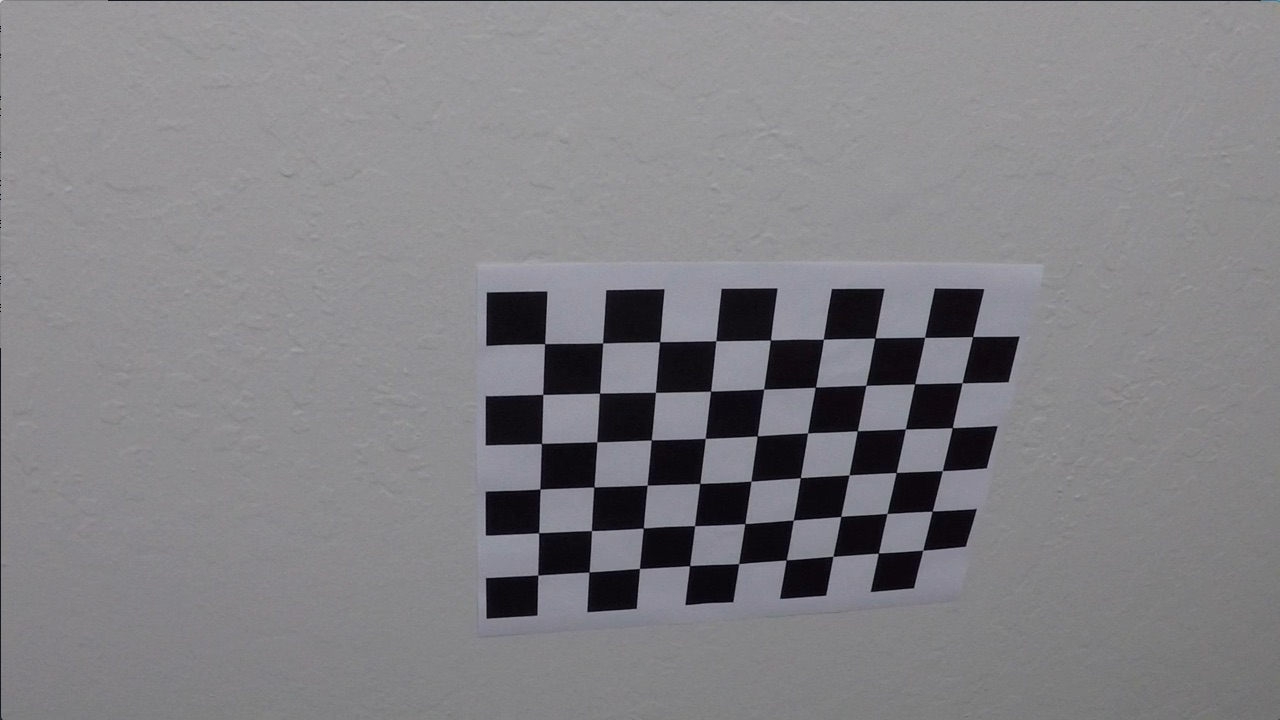
#> input picture camera_cal/calibration10.jpg, 1280 x 720 px; its folder holds only this picture in this run; the run also reads 1 picture not shown here
$ jupyter execute --allow-errors P2.ipynb   (shell and % lines are left out)   (older library calls are emulated)
#> lines starting #> are read from the running program, lines starting #| are printed output that depends on the picture; after the words box and inside, x2 and y2 are one past the last pixel; in counts of white or black regions, pixels touching at a corner belong together
## Advanced Lane Finding Project

The goals / steps of this project are the following:

* Compute the camera calibration matrix and distortion coefficients given a set of chessboard images.
* Apply a distortion correction to raw images.
* Use color transforms, gradients, etc., to create a thresholded binary image.
* Apply a perspective transform to rectify binary image ("birds-eye view").
* Detect lane pixels and fit to find the lane boundary.
* Determine the curvature of the lane and vehicle position with respect to center.
* Warp the detected lane boundaries back onto the original image.
* Output visual display of the lane boundaries and numerical estimation of lane curvature and vehicle position.

---
## First, I'll compute the camera calibration using chessboard images

[cell 1]
import numpy as np
import cv2
import glob
import matplotlib.pyplot as plt

# prepare object points, like (0,0,0), (1,0,0), (2,0,0) ....,(6,5,0)
objp = np.zeros((6*9,3), np.float32)
objp[:,:2] = np.mgrid[0:9,0:6].T.reshape(-1,2)

# Arrays to store object points and image points from all the images.
objpoints = [] # 3d points in real world space
imgpoints = [] # 2d points in image plane.

# Make a list of calibration images
images = glob.glob('camera_cal/calibration*.jpg')
# Step through the list and search for chessboard corners
for fname in images:
    img = cv2.imread(fname)
#> img is the input picture: shape (720, 1280, 3); mean B, G, R 133.1, 129.4, 130.2
    gray = cv2.cvtColor(img,cv2.COLOR_BGR2GRAY)

    # Find the chessboard corners
    ret, corners = cv2.findChessboardCorners(gray, (9,6),None)
#> ret = True; corners = 54 rows, first 8: [545.3, 343.1], [602.7, 342.8], [660.1, 341.3], [715.8, 340.7], [770.6, 340], [823.5, 339.2], [874.3, 338.5], [925.1, 337.4]

    # If found, add object points, image points
    if ret == True:
        objpoints.append(objp)
        imgpoints.append(corners)

        # Draw and display the corners
        img = cv2.drawChessboardCorners(img, (9,6), corners, ret)
#> img: shape (720, 1280, 3); 1.91% of pixels changed, all inside (x1, y1, x2, y2) = (532, 331, 980, 582)
        cv2.imshow('img',img)
        cv2.waitKey(500)

cv2.destroyAllWindows()

## Image Undistortion

[cell 2]
def cal_undistort(img, objpoints, imgpoints):
    ret, mtx, dist, revcs, tves = cv2.calibrateCamera(objpoints, imgpoints, img.shape[1:], None, None)
    undist = cv2.undistort(img, mtx, dist, None, mtx)
    return undist, mtx, dist;

for fname in images:
    img = cv2.imread(fname)
    undist, mtx, dist = cal_undistort(img, objpoints, imgpoints)
#> in cal_undistort, `ret, mtx, dist, revcs, tves = cv2.calibrateCamera(objpoints, imgpoints..`: ret = 0.694; mtx = [[354.2, 0, 506.7], [0, 354.1, -24.86], [0, 0, 1]]; dist = [[-0.0173, -0.00556, 0.0263, 0.0168, 0.000837]]; revcs = ([0.143, -0.0808, 0.0447],); tves = ([0.552, 6.09, 6.21],)
#> mtx = [[354.2, 0, 506.7], [0, 354.1, -24.86], [0, 0, 1]]; dist = [[-0.0173, -0.00556, 0.0263, 0.0168, 0.000837]]
    cv2.imshow('undistorted_image',undist)
    cv2.waitKey(50)
cv2.destroyAllWindows()

image1 = cv2.imread('camera_cal/calibration1.jpg')
#> (the rest of this cell did not finish here and is left out)

## Generate binary thresholded image

[cell 3]
#image = cv2.imread('test_images/straight_lines1.jpg')
image = cv2.imread('test_images/test4.jpg')
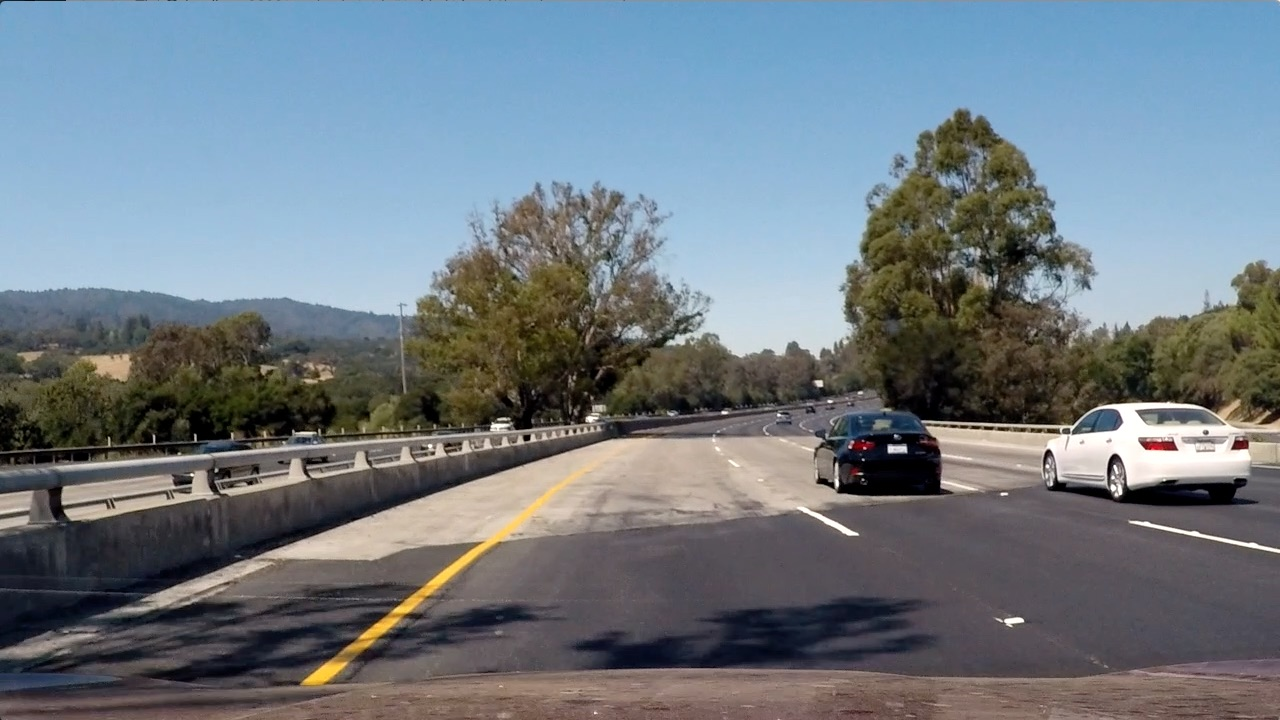
#> input picture test_images/test4.jpg, 1280 x 720 px
#> image is the input picture: shape (720, 1280, 3); mean B, G, R 130.9, 122.7, 112.2
def thresholded(img,s_thresh=(120,255),sx_thresh=(40,150)):
    img = np.copy(img)
    undist, mtx, dist = cal_undistort(img, objpoints, imgpoints)
    #cv2.imwrite('output_images/corrected_image.jpg',undist)
    #hls
    hls = cv2.cvtColor(undist, cv2.COLOR_RGB2HLS)
    s_channel = hls[: ,:, 2]
    l_channel = hls[: ,:, 1]
    #gray
    gray = cv2.cvtColor(undist, cv2.COLOR_RGB2GRAY)

    #sobel X
    sobelx = cv2.Sobel(gray, cv2. CV_64F, 1, 0, ksize=3)
    abs_sobelx = np.absolute(sobelx)
    scaled_sobelx = np.uint8(255*abs_sobelx /np.max(abs_sobelx))
    #threshold X
    sxbinary = np.zeros_like(scaled_sobelx)
    sxbinary[(scaled_sobelx >= sx_thresh[0]) & (scaled_sobelx <= sx_thresh[1])] = 1

    #threshols s&l
    s_binary = np.zeros_like(s_channel)
    s_binary[(s_channel >= s_thresh[0]) & (s_channel <= s_thresh[1])] = 1
    l_binary = np.zeros_like(l_channel)
    l_binary[(l_channel >= s_thresh[0]) & (l_channel <= s_thresh[1])] = 1

    combined_binary = np.zeros_like(sxbinary)
    combined_binary[((s_binary == 1)&(l_binary == 1))|(sxbinary == 1)] = 1

    return combined_binary
thresh_img = thresholded(image)
#> in thresholded, `undist, mtx, dist = cal_undistort(img, objpoints, imgpoints)`: mtx = [[354.2, 0, 506.7], [0, 354.1, -24.86], [0, 0, 1]]; dist = [[-0.0173, -0.00556, 0.0263, 0.0168, 0.000837]]
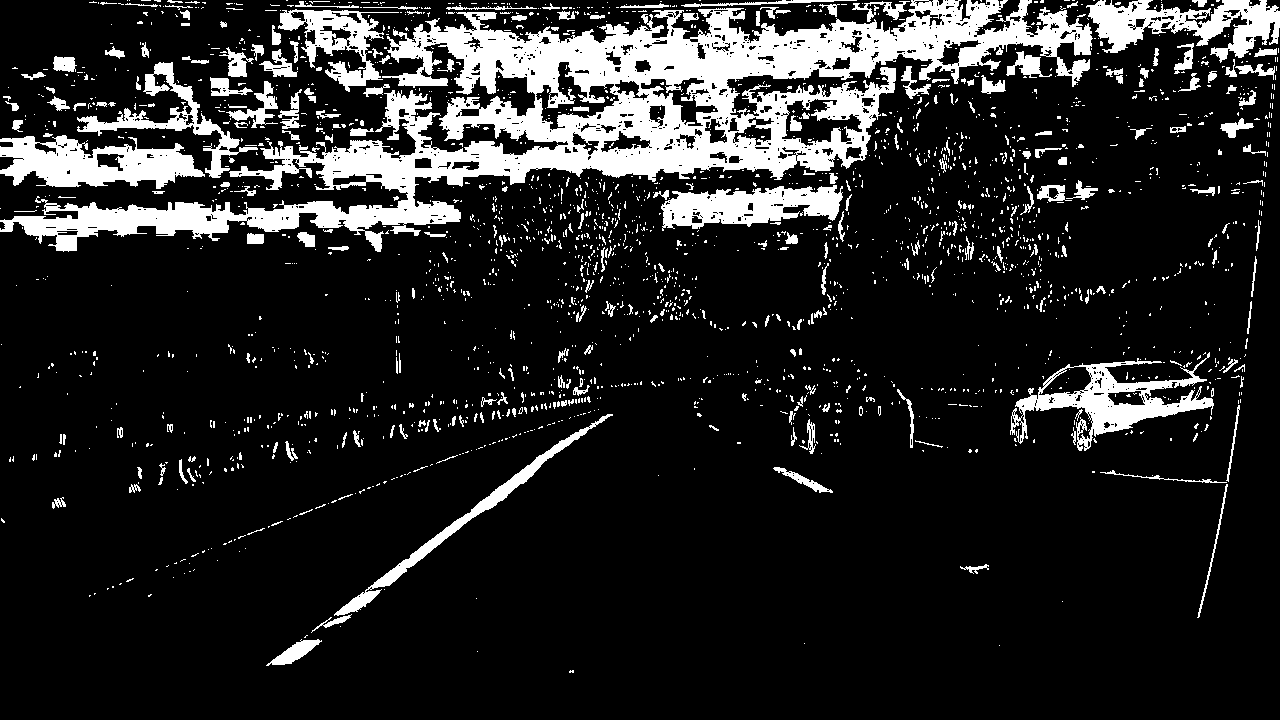
#> thresh_img: shape (720, 1280); values 0 (black) and 1 (white), 14.7% white; 2319 white regions (2047 under 20 px), largest, box (x1, y1, x2, y2) and area: (0, 0, 1093, 252) 73252, (0, 135, 205, 189) 6524, (1010, 352, 1214, 451) 5848
plt.imshow(thresh_img, cmap='gray')

cv2.imwrite('output_images/thresh_image.jpg',thresh_img)
#> Out = True

[cell 4]
#block use to select vertices
#image = cv2.imread('test_images/test4.jpg')
plt.imshow(thresh_img,cmap='gray')
print((img.shape[1], img.shape[0]))
#| (1280, 720)
plt.plot(280,img.shape[0],'.')
plt.plot(1120,img.shape[0],'.')
plt.plot(590,460,'.')
plt.plot(720,460,'.')

## Transpose image to create a bird-eye view

[cell 5]
def unwarp(img,mtx,dist):
    img_size = (img.shape[1], img.shape[0])
    #ret, mtx, dist, revcs, tves = cv2.calibrateCamera(objpoints, imgpoints, img.shape[1:], None, None)
    #undist = cv2.undistort(img, mtx, dist, None, mtx)
    src = np.float32(
        [[280, img.shape[0]], #bottom left
        [1120, img.shape[0]], #bottom right
        [590, 460], #top left
        [720, 460] #top right
        ])
    dst = np.float32(
        [[340, img.shape[0]],
        [1060, img.shape[0]],
        [340, 0],
        [1060, 0]
        ])
    M = cv2.getPerspectiveTransform(src, dst)
    warped = cv2.warpPerspective(img, M, img_size, flags=cv2.INTER_LINEAR)
    return warped, dst, src
unwarp_img, dst, src = unwarp(thresh_img, mtx, dist)
#> dst = [[340, 720], [1060, 720], [340, 0], [1060, 0]]; src = [[280, 720], [1120, 720], [590, 460], [720, 460]]
plt.imshow(unwarp_img,cmap='gray')
plt.figure()
unwarp_img_RGB, dst, src = unwarp(image, mtx, dist)
#> in unwarp (call 2), `warped = cv2.warpPerspective(img, M, img_size, flags=cv2.INTER_LINEAR)`:
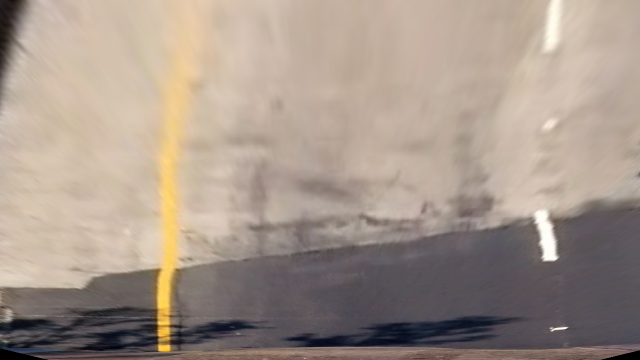
#> warped: shape (720, 1280, 3) (shown at 1/2 size); mean B, G, R 138.4, 149.7, 164.5
plt.imshow(unwarp_img_RGB)

cv2.imwrite('output_images/unwarp_image.jpg',unwarp_img_RGB)
'''original1 = cv2.line(image,(280,1280),(590,460),(255,0,0),2)
original2 = cv2.line(original1,(1120,1280),(720,460),(255,0,0),2)
original3 = cv2.line(original2,(590,460),(720,460),(255,0,0),2)
cv2.imshow('unwarp image',original3)
warped1 = cv2.line(unwarp_img_RGB,(280,1120),(280,0),(255,0,0),2)
warped2 = cv2.line(warped1,(1060,1280),(1060,0),(255,0,0),2)
cv2.imshow('warped image',warped2)
fig, (ax1, ax2) = plt.subplots(1,2)
ax1.imshow(image)
ax2.imshow(unwarp_img)
cv2.imshow('ori',image)
cv2.imshow('img',unwarp_img)'''

## Lane finding using sliding windows

[cell 6]
#sliding windows
def find_lane_pixels(img):
    histogram = np.sum(img[img.shape[0]//2:,:], axis=0)
    out_img = np.dstack((img, img, img))
    midpoint = np.int(histogram.shape[0]//2)
    leftx_base = np.argmax(histogram[:midpoint])
    rightx_base = np.argmax(histogram[midpoint:]) + midpoint

    nwindows = 15
    margin = 50
    minpix = 50

    window_height = np.int(img.shape[0]//nwindows)
    nonzero = img.nonzero()
    nonzeroy = np.array(nonzero[0])
    nonzerox = np.array(nonzero[1])
    leftx_current = leftx_base
    rightx_current = rightx_base

    left_lane_inds = []
    right_lane_inds = []

    for window in range(nwindows):
        win_y_low = img.shape[0] - (window+1)*window_height
        win_y_high = img.shape[0] - window*window_height
        win_xleft_low = leftx_current - margin
        win_xleft_high = leftx_current + margin
        win_xright_low = rightx_current - margin
        win_xright_high = rightx_current + margin
        good_left_inds = ((nonzeroy >= win_y_low) & (nonzeroy < win_y_high) &
        (nonzerox >= win_xleft_low) &  (nonzerox < win_xleft_high)).nonzero()[0]
        good_right_inds = ((nonzeroy >= win_y_low) & (nonzeroy < win_y_high) &
        (nonzerox >= win_xright_low) &  (nonzerox < win_xright_high)).nonzero()[0]
        left_lane_inds.append(good_left_inds)
        right_lane_inds.append(good_right_inds)
        if len(good_left_inds) > minpix:
            leftx_current = np.int(np.mean(nonzerox[good_left_inds]))
        if len(good_right_inds) > minpix:
            rightx_current = np.int(np.mean(nonzerox[good_right_inds]))

    try:
        left_lane_inds = np.concatenate(left_lane_inds)
        right_lane_inds = np.concatenate(right_lane_inds)
    except ValueError:
        pass

    leftx = nonzerox[left_lane_inds]
    lefty = nonzeroy[left_lane_inds]
    rightx = nonzerox[right_lane_inds]
    righty = nonzeroy[right_lane_inds]

    return leftx, lefty, rightx, righty, out_img

def fit_polynomial(img):
    leftx, lefty, rightx, righty, out_img = find_lane_pixels(img)
#> in find_lane_pixels, `histogram = np.sum(img[img.shape[0]//2:,:], axis=0)`: histogram = 1280 values, max 195 at index 214, min 0 at index 0, mean 9.2
#> in find_lane_pixels, `leftx_base = np.argmax(histogram[:midpoint])`: leftx_base = 214
#> in find_lane_pixels, `rightx_base = np.argmax(histogram[midpoint:]) + midpoint`: rightx_base = 1198
#> in find_lane_pixels, `nonzero = img.nonzero()`: nonzero = 46682 positions, rows 0 to 695, columns 27 to 1279
#> in find_lane_pixels, `leftx_current = leftx_base`: leftx_current = 214
#> in find_lane_pixels, `rightx_current = rightx_base`: rightx_current = 1198
#> the loop in find_lane_pixels, `for window in range(nwindows):` made 15 passes
#> (win_xleft_low, win_xleft_high, win_xright_low, win_xright_high, leftx_current, rightx_current) on passes 3, 8, 9, 10, 11, 12, 13: (204, 304, 1148, 1248, 239, 1210), (141, 241, 1160, 1260, 178, 1237), (128, 228, 1187, 1287, 161, 1253), (111, 211, 1203, 1303, 152, 1254), (102, 202, 1204, 1304, 139, 1258), (89, 189, 1208, 1308, 122, 1259), (72, 172, 1209, 1309, 106, 1264)
#> after the loop in find_lane_pixels, `for window in range(nwindows):`: left_lane_inds = 15 items
#> in find_lane_pixels, `right_lane_inds = np.concatenate(right_lane_inds)`: right_lane_inds = 9853 values, max 45671 at index 0, min 6926 at index 8802, mean 22228.1
#> in find_lane_pixels, `rightx = nonzerox[right_lane_inds]`: rightx = 9853 values, max 1279 at index 533, min 1186 at index 185, mean 1255.4
#> in find_lane_pixels, `righty = nonzeroy[right_lane_inds]`: righty = 9853 values, max 637 at index 0, min 103 at index 8802, mean 246.2
    left_fit = np.polyfit(lefty, leftx, 2)
    right_fit = np.polyfit(righty, rightx, 2)

    ploty = np.linspace(0, img.shape[0]-1, img.shape[0] )
    try:
        left_fitx = left_fit[0]*ploty**2 + left_fit[1]*ploty + left_fit[2]
        right_fitx = right_fit[0]*ploty**2 + right_fit[1]*ploty + right_fit[2]
    except TypeError:
        print('The function failed to fit a line!')
        left_fitx = 1*ploty**2 + 1*ploty
        right_fitx = 1*ploty**2 + 1*ploty

    out_img[lefty, leftx] = [255, 0, 0]
    out_img[righty, rightx] = [0, 0, 255]

    #plt.plot(left_fitx, ploty, color='yellow')
    #plt.plot(right_fitx, ploty, color='yellow')
    #plt.plot(mid_fitx, ploty, color='yellow')

    return left_fit, right_fit, out_img

left_fit, right_fit, out_img = fit_polynomial(unwarp_img)
#> in fit_polynomial, `left_fit = np.polyfit(lefty, leftx, 2)`: left_fit = [-0.000109, 0.356, 64.47]
#> in fit_polynomial, `right_fit = np.polyfit(righty, rightx, 2)`: right_fit = [-0.000175, 0.0153, 1263.7]
#> in fit_polynomial, `left_fitx = left_fit[0]*ploty**2 + left_fit[1]*ploty + left_fit[2]`: left_fitx = 720 values from 64.47 to 263.8
#> in fit_polynomial, `right_fitx = right_fit[0]*ploty**2 + right_fit[1]*ploty + right_fit[2]`: right_fitx = 720 values, max 1264 at index 44, min 1184 at index 719, mean 1238.9
#> left_fit = [-0.000109, 0.356, 64.47]; right_fit = [-0.000175, 0.0153, 1263.7]

plt.imshow(out_img)

## Lane finding based on previous sliding window function

[cell 7]
#search form prior
def fit_poly(img_shape, leftx, lefty, rightx, righty):
    left_fit = np.polyfit(lefty, leftx, 2)
    right_fit = np.polyfit(righty, rightx, 2)
    # Generate x and y values for plotting
    ploty = np.linspace(0, img_shape[0]-1, img_shape[0])
    left_fitx = left_fit[0]*ploty**2 + left_fit[1]*ploty + left_fit[2]
    right_fitx = right_fit[0]*ploty**2 + right_fit[1]*ploty + right_fit[2]

    return left_fitx, right_fitx, ploty

def search_around_poly(img):
    margin = 100
    nonzero = img.nonzero()
    nonzeroy = np.array(nonzero[0])
    nonzerox = np.array(nonzero[1])

    left_lane_inds = ((nonzerox > (left_fit[0]*(nonzeroy**2) + left_fit[1]*nonzeroy +
                    left_fit[2] - margin)) & (nonzerox < (left_fit[0]*(nonzeroy**2) +
                    left_fit[1]*nonzeroy + left_fit[2] + margin)))
    right_lane_inds = ((nonzerox > (right_fit[0]*(nonzeroy**2) + right_fit[1]*nonzeroy +
                    right_fit[2] - margin)) & (nonzerox < (right_fit[0]*(nonzeroy**2) +
                    right_fit[1]*nonzeroy + right_fit[2] + margin)))
    # Extract left and right line pixel positions
    leftx = nonzerox[left_lane_inds]
    lefty = nonzeroy[left_lane_inds]
    rightx = nonzerox[right_lane_inds]
    righty = nonzeroy[right_lane_inds]

    # Fit new polynomials
    left_fitx, right_fitx, ploty = fit_poly(img.shape, leftx, lefty, rightx, righty)

    ## Visualization ##
    # Create an image to draw on and an image to show the selection window
    out_img = np.dstack((img, img, img))*255
    window_img = np.zeros_like(out_img)
    # Color in left and right line pixels
    out_img[nonzeroy[left_lane_inds], nonzerox[left_lane_inds]] = [255, 0, 0]
    out_img[nonzeroy[right_lane_inds], nonzerox[right_lane_inds]] = [0, 0, 255]

    left_line = np.array([np.transpose(np.vstack([left_fitx,
                              ploty]))])
    right_line = np.array([np.flipud(np.transpose(np.vstack([right_fitx,
                              ploty])))])
    fill = np.hstack((left_line, right_line))
    cv2.fillPoly(window_img, np.int_([fill]), (0,255, 0))
    result = cv2.addWeighted(out_img, 1, window_img, 0.3, 0)

    # Plot the polynomial lines onto the image
    #plt.plot(left_fitx, ploty, color='yellow')
    #plt.plot(right_fitx, ploty, color='yellow')

    return result,ploty, leftx, rightx, lefty, righty, left_fitx, right_fitx

result,ploty, leftx, rightx, lefty, righty,left_fitx, right_fitx = search_around_poly(unwarp_img)
#> in search_around_poly, `nonzero = img.nonzero()`: nonzero = 46682 positions, rows 0 to 695, columns 27 to 1279
#> in search_around_poly, `rightx = nonzerox[right_lane_inds]`: rightx = 9973 values, max 1279 at index 5, min 1186 at index 9858, mean 1255.5
#> in search_around_poly, `righty = nonzeroy[right_lane_inds]`: righty = 9973 values from 103 to 637
#> in fit_poly, `left_fit = np.polyfit(lefty, leftx, 2)`: left_fit = [-0.0001, 0.356, 62.6]
#> in fit_poly, `right_fit = np.polyfit(righty, rightx, 2)`: right_fit = [-0.000185, 0.0236, 1262.5]
#> in fit_poly, `left_fitx = left_fit[0]*ploty**2 + left_fit[1]*ploty + left_fit[2]`: left_fitx = 720 values from 62.6 to 266.7
#> in fit_poly, `right_fitx = right_fit[0]*ploty**2 + right_fit[1]*ploty + right_fit[2]`: right_fitx = 720 values, max 1263.2 at index 64, min 1183.9 at index 719, mean 1239.1
#> in search_around_poly, `left_fitx, right_fitx, ploty = fit_poly(img.shape, leftx, lefty, right..`: left_fitx = 720 values from 62.6 to 266.7; ploty = 720 values from 0 to 719
#> in search_around_poly, `left_line = np.array([np.transpose(np.vstack([left_fitx, ploty]))])`: left_line = 720 pairs, first value 62.6 to 266.7, second value 0 to 719
#> in search_around_poly, `right_line = np.array([np.flipud(np.transpose(np.vstack([right_fitx, p..`: right_line = 720 pairs, first value 1183.9 to 1263.2, second value 0 to 719
#> in search_around_poly, `fill = np.hstack((left_line, right_line))`: fill = 1440 pairs, first value 62.6 to 1263.2, second value 0 to 719
#> in search_around_poly, `cv2.fillPoly(window_img, np.int_([fill]), (0,255, 0))`:
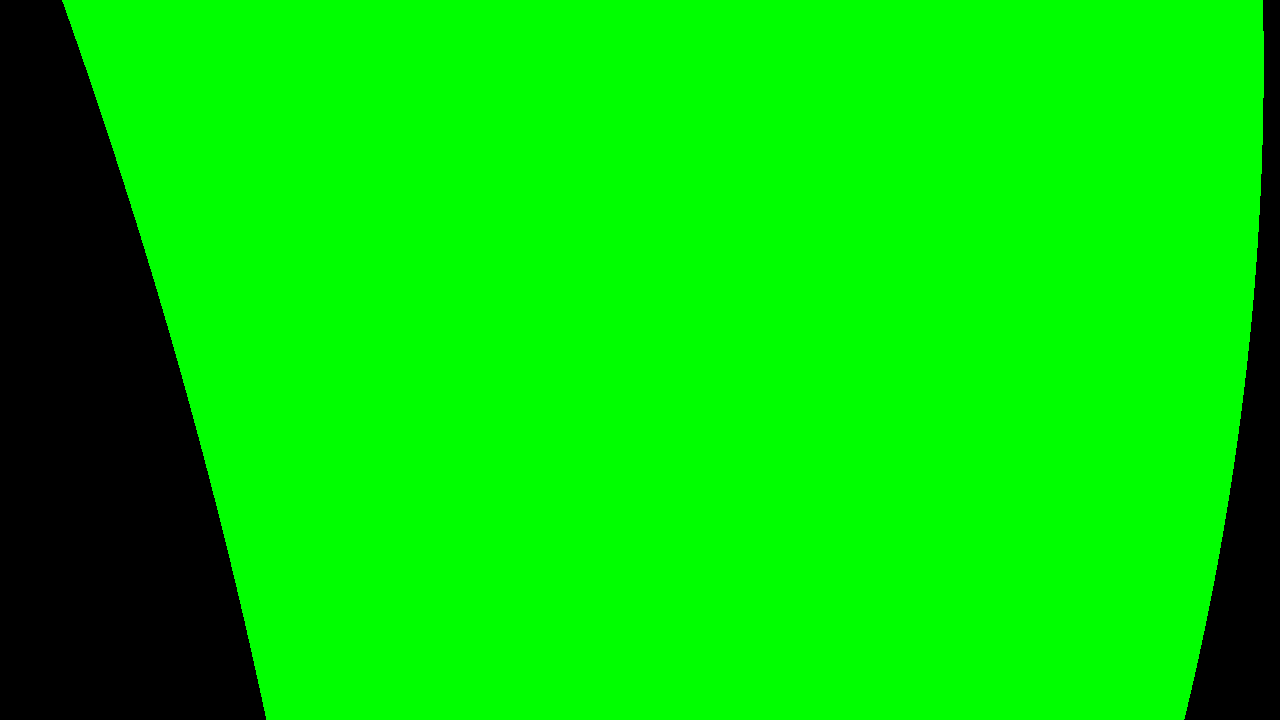
#> window_img: shape (720, 1280, 3); mean of channels 0, 1, 2 0, 212.5, 0; drawn as B, G, R
#> ploty = 720 values from 0 to 719; righty = 9973 values from 103 to 637; left_fitx = 720 values from 62.6 to 266.7
#> (the rest of the program and of its run is left out)
